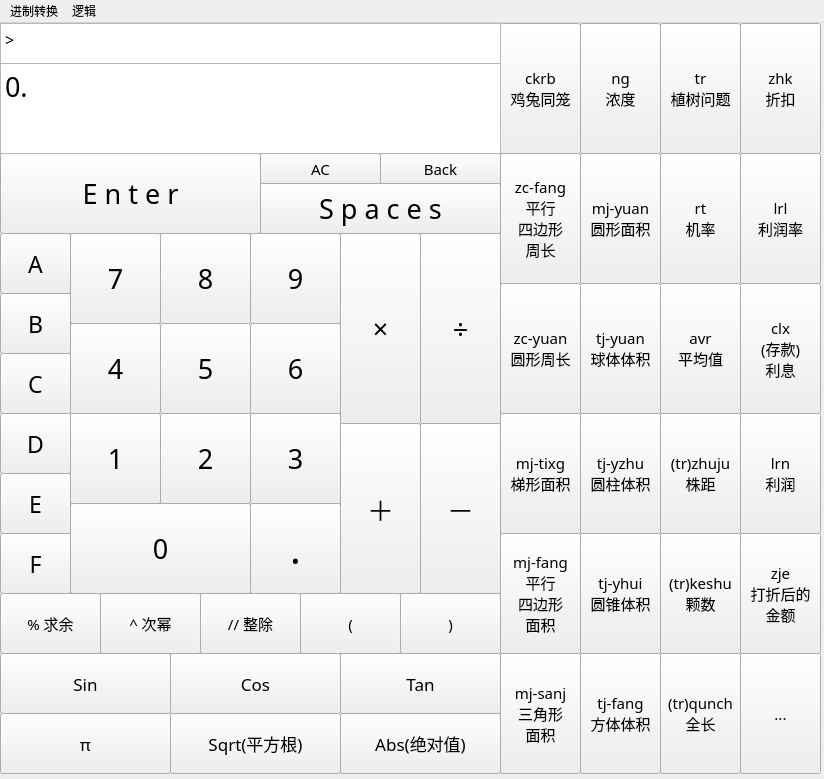
<?xml version="1.0" encoding="UTF-8"?>
<ui version="4.0">
 <class>MainWindow</class>
 <widget class="QMainWindow" name="MainWindow">
  <property name="geometry">
   <rect>
    <x>0</x>
    <y>0</y>
    <width>824</width>
    <height>779</height>
   </rect>
  </property>
  <property name="windowTitle">
   <string>Friendly</string>
  </property>
  <property name="iconSize">
   <size>
    <width>30</width>
    <height>30</height>
   </size>
  </property>
  <property name="toolButtonStyle">
   <enum>Qt::ToolButtonIconOnly</enum>
  </property>
  <widget class="QWidget" name="centralwidget">
   <widget class="QPushButton" name="tre">
    <property name="geometry">
     <rect>
      <x>660</x>
      <y>0</y>
      <width>81</width>
      <height>131</height>
     </rect>
    </property>
    <property name="font">
     <font>
      <family>Candara Light</family>
      <pointsize>11</pointsize>
     </font>
    </property>
    <property name="text">
     <string>tr
植树问题</string>
    </property>
   </widget>
   <widget class="QPushButton" name="rt">
    <property name="geometry">
     <rect>
      <x>660</x>
      <y>130</y>
      <width>81</width>
      <height>131</height>
     </rect>
    </property>
    <property name="font">
     <font>
      <family>Candara Light</family>
      <pointsize>11</pointsize>
     </font>
    </property>
    <property name="text">
     <string>rt
机率</string>
    </property>
   </widget>
   <widget class="QPushButton" name="avr">
    <property name="geometry">
     <rect>
      <x>660</x>
      <y>260</y>
      <width>81</width>
      <height>131</height>
     </rect>
    </property>
    <property name="font">
     <font>
      <family>Candara Light</family>
      <pointsize>11</pointsize>
     </font>
    </property>
    <property name="text">
     <string>avr
平均值</string>
    </property>
   </widget>
   <widget class="QPushButton" name="ng">
    <property name="geometry">
     <rect>
      <x>580</x>
      <y>0</y>
      <width>81</width>
      <height>131</height>
     </rect>
    </property>
    <property name="font">
     <font>
      <family>Candara Light</family>
      <pointsize>11</pointsize>
     </font>
    </property>
    <property name="text">
     <string>ng
浓度</string>
    </property>
   </widget>
   <widget class="QPushButton" name="ckrb">
    <property name="geometry">
     <rect>
      <x>500</x>
      <y>0</y>
      <width>81</width>
      <height>131</height>
     </rect>
    </property>
    <property name="font">
     <font>
      <family>Candara Light</family>
      <pointsize>11</pointsize>
     </font>
    </property>
    <property name="text">
     <string>ckrb
鸡兔同笼</string>
    </property>
    <property name="autoExclusive">
     <bool>false</bool>
    </property>
   </widget>
   <widget class="QPushButton" name="tj_yhui">
    <property name="geometry">
     <rect>
      <x>580</x>
      <y>510</y>
      <width>81</width>
      <height>121</height>
     </rect>
    </property>
    <property name="font">
     <font>
      <family>Candara Light</family>
      <pointsize>11</pointsize>
     </font>
    </property>
    <property name="text">
     <string>tj-yhui
圆锥体积</string>
    </property>
   </widget>
   <widget class="QPushButton" name="mj_yuan">
    <property name="geometry">
     <rect>
      <x>580</x>
      <y>130</y>
      <width>81</width>
      <height>131</height>
     </rect>
    </property>
    <property name="font">
     <font>
      <family>Candara Light</family>
      <pointsize>11</pointsize>
     </font>
    </property>
    <property name="text">
     <string>mj-yuan
圆形面积</string>
    </property>
   </widget>
   <widget class="QPushButton" name="tj_fang">
    <property name="geometry">
     <rect>
      <x>580</x>
      <y>630</y>
      <width>81</width>
      <height>121</height>
     </rect>
    </property>
    <property name="font">
     <font>
      <family>Candara Light</family>
      <pointsize>11</pointsize>
     </font>
    </property>
    <property name="text">
     <string>tj-fang
方体体积</string>
    </property>
   </widget>
   <widget class="QPushButton" name="tj_yuan">
    <property name="geometry">
     <rect>
      <x>580</x>
      <y>260</y>
      <width>81</width>
      <height>131</height>
     </rect>
    </property>
    <property name="font">
     <font>
      <family>Candara Light</family>
      <pointsize>11</pointsize>
     </font>
    </property>
    <property name="text">
     <string>tj-yuan
球体体积</string>
    </property>
   </widget>
   <widget class="QPushButton" name="tj_yzhu">
    <property name="geometry">
     <rect>
      <x>580</x>
      <y>390</y>
      <width>81</width>
      <height>121</height>
     </rect>
    </property>
    <property name="font">
     <font>
      <family>Candara Light</family>
      <pointsize>11</pointsize>
     </font>
    </property>
    <property name="text">
     <string>tj-yzhu
圆柱体积</string>
    </property>
   </widget>
   <widget class="QPushButton" name="mj_tixg">
    <property name="geometry">
     <rect>
      <x>500</x>
      <y>390</y>
      <width>81</width>
      <height>121</height>
     </rect>
    </property>
    <property name="font">
     <font>
      <family>Candara Light</family>
      <pointsize>11</pointsize>
     </font>
    </property>
    <property name="text">
     <string>mj-tixg
梯形面积</string>
    </property>
   </widget>
   <widget class="QPushButton" name="zc_yuan">
    <property name="geometry">
     <rect>
      <x>500</x>
      <y>260</y>
      <width>81</width>
      <height>131</height>
     </rect>
    </property>
    <property name="font">
     <font>
      <family>Candara Light</family>
      <pointsize>11</pointsize>
     </font>
    </property>
    <property name="text">
     <string>zc-yuan
圆形周长</string>
    </property>
   </widget>
   <widget class="QPushButton" name="mj_fang">
    <property name="geometry">
     <rect>
      <x>500</x>
      <y>510</y>
      <width>81</width>
      <height>121</height>
     </rect>
    </property>
    <property name="font">
     <font>
      <family>Candara Light</family>
      <pointsize>11</pointsize>
     </font>
    </property>
    <property name="text">
     <string>mj-fang
平行
四边形
面积</string>
    </property>
   </widget>
   <widget class="QPushButton" name="mj_sanj">
    <property name="geometry">
     <rect>
      <x>500</x>
      <y>630</y>
      <width>81</width>
      <height>121</height>
     </rect>
    </property>
    <property name="font">
     <font>
      <family>Candara Light</family>
      <pointsize>11</pointsize>
     </font>
    </property>
    <property name="text">
     <string>mj-sanj
三角形
面积</string>
    </property>
   </widget>
   <widget class="QToolButton" name="EnterButton">
    <property name="geometry">
     <rect>
      <x>0</x>
      <y>130</y>
      <width>261</width>
      <height>81</height>
     </rect>
    </property>
    <property name="font">
     <font>
      <family>Corbel Light</family>
      <pointsize>20</pointsize>
     </font>
    </property>
    <property name="styleSheet">
     <string notr="true"/>
    </property>
    <property name="text">
     <string>E n t e r</string>
    </property>
   </widget>
   <widget class="QPushButton" name="key7">
    <property name="geometry">
     <rect>
      <x>70</x>
      <y>210</y>
      <width>91</width>
      <height>91</height>
     </rect>
    </property>
    <property name="font">
     <font>
      <family>Microsoft JhengHei Light</family>
      <pointsize>20</pointsize>
     </font>
    </property>
    <property name="styleSheet">
     <string notr="true"/>
    </property>
    <property name="text">
     <string>7</string>
    </property>
   </widget>
   <widget class="QPushButton" name="key8">
    <property name="geometry">
     <rect>
      <x>160</x>
      <y>210</y>
      <width>91</width>
      <height>91</height>
     </rect>
    </property>
    <property name="font">
     <font>
      <family>Microsoft JhengHei Light</family>
      <pointsize>20</pointsize>
     </font>
    </property>
    <property name="styleSheet">
     <string notr="true"/>
    </property>
    <property name="text">
     <string>8</string>
    </property>
   </widget>
   <widget class="QPushButton" name="key9">
    <property name="geometry">
     <rect>
      <x>250</x>
      <y>210</y>
      <width>91</width>
      <height>91</height>
     </rect>
    </property>
    <property name="font">
     <font>
      <family>Microsoft JhengHei Light</family>
      <pointsize>20</pointsize>
     </font>
    </property>
    <property name="styleSheet">
     <string notr="true"/>
    </property>
    <property name="text">
     <string>9</string>
    </property>
   </widget>
   <widget class="QPushButton" name="key3">
    <property name="geometry">
     <rect>
      <x>250</x>
      <y>390</y>
      <width>91</width>
      <height>91</height>
     </rect>
    </property>
    <property name="font">
     <font>
      <family>Microsoft JhengHei Light</family>
      <pointsize>20</pointsize>
     </font>
    </property>
    <property name="styleSheet">
     <string notr="true"/>
    </property>
    <property name="text">
     <string>3</string>
    </property>
   </widget>
   <widget class="QPushButton" name="key1">
    <property name="geometry">
     <rect>
      <x>70</x>
      <y>390</y>
      <width>91</width>
      <height>91</height>
     </rect>
    </property>
    <property name="font">
     <font>
      <family>Microsoft JhengHei Light</family>
      <pointsize>20</pointsize>
     </font>
    </property>
    <property name="styleSheet">
     <string notr="true"/>
    </property>
    <property name="text">
     <string>1</string>
    </property>
   </widget>
   <widget class="QPushButton" name="key2">
    <property name="geometry">
     <rect>
      <x>160</x>
      <y>390</y>
      <width>91</width>
      <height>91</height>
     </rect>
    </property>
    <property name="font">
     <font>
      <family>Microsoft JhengHei Light</family>
      <pointsize>20</pointsize>
     </font>
    </property>
    <property name="styleSheet">
     <string notr="true"/>
    </property>
    <property name="text">
     <string>2</string>
    </property>
   </widget>
   <widget class="QPushButton" name="key6">
    <property name="geometry">
     <rect>
      <x>250</x>
      <y>300</y>
      <width>91</width>
      <height>91</height>
     </rect>
    </property>
    <property name="font">
     <font>
      <family>Microsoft JhengHei Light</family>
      <pointsize>20</pointsize>
     </font>
    </property>
    <property name="styleSheet">
     <string notr="true"/>
    </property>
    <property name="text">
     <string>6</string>
    </property>
   </widget>
   <widget class="QPushButton" name="key4">
    <property name="geometry">
     <rect>
      <x>70</x>
      <y>300</y>
      <width>91</width>
      <height>91</height>
     </rect>
    </property>
    <property name="font">
     <font>
      <family>Microsoft JhengHei Light</family>
      <pointsize>20</pointsize>
     </font>
    </property>
    <property name="styleSheet">
     <string notr="true"/>
    </property>
    <property name="text">
     <string>4</string>
    </property>
   </widget>
   <widget class="QPushButton" name="key5">
    <property name="geometry">
     <rect>
      <x>160</x>
      <y>300</y>
      <width>91</width>
      <height>91</height>
     </rect>
    </property>
    <property name="font">
     <font>
      <family>Microsoft JhengHei Light</family>
      <pointsize>20</pointsize>
     </font>
    </property>
    <property name="styleSheet">
     <string notr="true"/>
    </property>
    <property name="text">
     <string>5</string>
    </property>
   </widget>
   <widget class="QPushButton" name="key0">
    <property name="geometry">
     <rect>
      <x>70</x>
      <y>480</y>
      <width>181</width>
      <height>91</height>
     </rect>
    </property>
    <property name="font">
     <font>
      <family>Microsoft JhengHei Light</family>
      <pointsize>20</pointsize>
     </font>
    </property>
    <property name="styleSheet">
     <string notr="true"/>
    </property>
    <property name="text">
     <string>0</string>
    </property>
   </widget>
   <widget class="QPushButton" name="num_dot">
    <property name="geometry">
     <rect>
      <x>250</x>
      <y>480</y>
      <width>91</width>
      <height>91</height>
     </rect>
    </property>
    <property name="font">
     <font>
      <family>Microsoft JhengHei Light</family>
      <pointsize>30</pointsize>
     </font>
    </property>
    <property name="styleSheet">
     <string notr="true"/>
    </property>
    <property name="text">
     <string>.</string>
    </property>
   </widget>
   <widget class="QPushButton" name="Plus">
    <property name="geometry">
     <rect>
      <x>340</x>
      <y>400</y>
      <width>81</width>
      <height>171</height>
     </rect>
    </property>
    <property name="font">
     <font>
      <family>Microsoft JhengHei Light</family>
      <pointsize>20</pointsize>
     </font>
    </property>
    <property name="styleSheet">
     <string notr="true"/>
    </property>
    <property name="text">
     <string>＋</string>
    </property>
   </widget>
   <widget class="QPushButton" name="Times">
    <property name="geometry">
     <rect>
      <x>340</x>
      <y>210</y>
      <width>81</width>
      <height>191</height>
     </rect>
    </property>
    <property name="font">
     <font>
      <family>Microsoft JhengHei Light</family>
      <pointsize>20</pointsize>
     </font>
    </property>
    <property name="styleSheet">
     <string notr="true"/>
    </property>
    <property name="text">
     <string>×</string>
    </property>
   </widget>
   <widget class="QPushButton" name="Minus">
    <property name="geometry">
     <rect>
      <x>420</x>
      <y>400</y>
      <width>81</width>
      <height>171</height>
     </rect>
    </property>
    <property name="font">
     <font>
      <family>Microsoft JhengHei Light</family>
      <pointsize>20</pointsize>
     </font>
    </property>
    <property name="styleSheet">
     <string notr="true"/>
    </property>
    <property name="text">
     <string>－</string>
    </property>
   </widget>
   <widget class="QPushButton" name="Division">
    <property name="geometry">
     <rect>
      <x>420</x>
      <y>210</y>
      <width>81</width>
      <height>191</height>
     </rect>
    </property>
    <property name="font">
     <font>
      <family>Microsoft JhengHei Light</family>
      <pointsize>20</pointsize>
     </font>
    </property>
    <property name="styleSheet">
     <string notr="true"/>
    </property>
    <property name="text">
     <string>÷</string>
    </property>
   </widget>
   <widget class="QToolButton" name="Spaces">
    <property name="geometry">
     <rect>
      <x>260</x>
      <y>160</y>
      <width>241</width>
      <height>51</height>
     </rect>
    </property>
    <property name="font">
     <font>
      <family>Corbel Light</family>
      <pointsize>20</pointsize>
      <strikeout>false</strikeout>
      <kerning>true</kerning>
     </font>
    </property>
    <property name="text">
     <string>S p a c e s</string>
    </property>
   </widget>
   <widget class="QToolButton" name="AC">
    <property name="geometry">
     <rect>
      <x>260</x>
      <y>130</y>
      <width>121</width>
      <height>31</height>
     </rect>
    </property>
    <property name="font">
     <font>
      <family>Corbel Light</family>
      <pointsize>11</pointsize>
     </font>
    </property>
    <property name="text">
     <string>AC</string>
    </property>
   </widget>
   <widget class="QToolButton" name="BK">
    <property name="geometry">
     <rect>
      <x>380</x>
      <y>130</y>
      <width>121</width>
      <height>31</height>
     </rect>
    </property>
    <property name="font">
     <font>
      <family>Corbel Light</family>
      <pointsize>11</pointsize>
     </font>
    </property>
    <property name="text">
     <string>Back</string>
    </property>
   </widget>
   <widget class="QPushButton" name="sin">
    <property name="geometry">
     <rect>
      <x>0</x>
      <y>630</y>
      <width>171</width>
      <height>61</height>
     </rect>
    </property>
    <property name="font">
     <font>
      <family>Candara Light</family>
      <pointsize>13</pointsize>
     </font>
    </property>
    <property name="text">
     <string>Sin</string>
    </property>
   </widget>
   <widget class="QPushButton" name="tan">
    <property name="geometry">
     <rect>
      <x>340</x>
      <y>630</y>
      <width>161</width>
      <height>61</height>
     </rect>
    </property>
    <property name="font">
     <font>
      <family>Candara Light</family>
      <pointsize>13</pointsize>
     </font>
    </property>
    <property name="text">
     <string>Tan</string>
    </property>
   </widget>
   <widget class="QPushButton" name="cos">
    <property name="geometry">
     <rect>
      <x>170</x>
      <y>630</y>
      <width>171</width>
      <height>61</height>
     </rect>
    </property>
    <property name="font">
     <font>
      <family>Candara Light</family>
      <pointsize>13</pointsize>
     </font>
    </property>
    <property name="text">
     <string>Cos</string>
    </property>
   </widget>
   <widget class="QPushButton" name="abs">
    <property name="geometry">
     <rect>
      <x>340</x>
      <y>690</y>
      <width>161</width>
      <height>61</height>
     </rect>
    </property>
    <property name="font">
     <font>
      <family>Candara Light</family>
      <pointsize>13</pointsize>
     </font>
    </property>
    <property name="text">
     <string>Abs(绝对值)</string>
    </property>
   </widget>
   <widget class="QPushButton" name="sqrt">
    <property name="geometry">
     <rect>
      <x>170</x>
      <y>690</y>
      <width>171</width>
      <height>61</height>
     </rect>
    </property>
    <property name="font">
     <font>
      <family>Candara Light</family>
      <pointsize>13</pointsize>
     </font>
    </property>
    <property name="text">
     <string>Sqrt(平方根)</string>
    </property>
   </widget>
   <widget class="QPushButton" name="pie">
    <property name="geometry">
     <rect>
      <x>0</x>
      <y>690</y>
      <width>171</width>
      <height>61</height>
     </rect>
    </property>
    <property name="font">
     <font>
      <family>Candara Light</family>
      <pointsize>13</pointsize>
     </font>
    </property>
    <property name="text">
     <string>π</string>
    </property>
   </widget>
   <widget class="QPushButton" name="keshu">
    <property name="geometry">
     <rect>
      <x>660</x>
      <y>510</y>
      <width>81</width>
      <height>121</height>
     </rect>
    </property>
    <property name="font">
     <font>
      <family>Candara Light</family>
      <pointsize>11</pointsize>
     </font>
    </property>
    <property name="text">
     <string>(tr)keshu
颗数</string>
    </property>
    <property name="flat">
     <bool>false</bool>
    </property>
   </widget>
   <widget class="QPushButton" name="zhuju">
    <property name="geometry">
     <rect>
      <x>660</x>
      <y>390</y>
      <width>81</width>
      <height>121</height>
     </rect>
    </property>
    <property name="font">
     <font>
      <family>Candara Light</family>
      <pointsize>11</pointsize>
     </font>
    </property>
    <property name="text">
     <string>(tr)zhuju
株距</string>
    </property>
    <property name="flat">
     <bool>false</bool>
    </property>
   </widget>
   <widget class="QPushButton" name="qunch">
    <property name="geometry">
     <rect>
      <x>660</x>
      <y>630</y>
      <width>81</width>
      <height>121</height>
     </rect>
    </property>
    <property name="font">
     <font>
      <family>Candara Light</family>
      <pointsize>11</pointsize>
     </font>
    </property>
    <property name="text">
     <string>(tr)qunch
全长</string>
    </property>
    <property name="flat">
     <bool>false</bool>
    </property>
   </widget>
   <widget class="QPlainTextEdit" name="ResultNum">
    <property name="geometry">
     <rect>
      <x>0</x>
      <y>40</y>
      <width>501</width>
      <height>91</height>
     </rect>
    </property>
    <property name="font">
     <font>
      <family>Bahnschrift Light</family>
      <pointsize>20</pointsize>
     </font>
    </property>
    <property name="styleSheet">
     <string notr="true"/>
    </property>
    <property name="readOnly">
     <bool>true</bool>
    </property>
    <property name="plainText">
     <string>0.</string>
    </property>
   </widget>
   <widget class="QPlainTextEdit" name="Command">
    <property name="geometry">
     <rect>
      <x>0</x>
      <y>0</y>
      <width>501</width>
      <height>41</height>
     </rect>
    </property>
    <property name="font">
     <font>
      <family>Bahnschrift Light SemiCondensed</family>
      <pointsize>12</pointsize>
     </font>
    </property>
    <property name="readOnly">
     <bool>true</bool>
    </property>
    <property name="plainText">
     <string>&gt;</string>
    </property>
   </widget>
   <widget class="QPushButton" name="zc_fang">
    <property name="geometry">
     <rect>
      <x>500</x>
      <y>130</y>
      <width>81</width>
      <height>131</height>
     </rect>
    </property>
    <property name="font">
     <font>
      <family>Candara Light</family>
      <pointsize>11</pointsize>
     </font>
    </property>
    <property name="text">
     <string>zc-fang
平行
四边形
周长</string>
    </property>
   </widget>
   <widget class="QPushButton" name="key7_2">
    <property name="geometry">
     <rect>
      <x>0</x>
      <y>210</y>
      <width>71</width>
      <height>61</height>
     </rect>
    </property>
    <property name="font">
     <font>
      <family>Microsoft JhengHei Light</family>
      <pointsize>17</pointsize>
     </font>
    </property>
    <property name="styleSheet">
     <string notr="true"/>
    </property>
    <property name="text">
     <string>A</string>
    </property>
   </widget>
   <widget class="QPushButton" name="key4_2">
    <property name="geometry">
     <rect>
      <x>0</x>
      <y>270</y>
      <width>71</width>
      <height>61</height>
     </rect>
    </property>
    <property name="font">
     <font>
      <family>Microsoft JhengHei Light</family>
      <pointsize>17</pointsize>
     </font>
    </property>
    <property name="styleSheet">
     <string notr="true"/>
    </property>
    <property name="text">
     <string>B</string>
    </property>
   </widget>
   <widget class="QPushButton" name="key1_2">
    <property name="geometry">
     <rect>
      <x>0</x>
      <y>330</y>
      <width>71</width>
      <height>61</height>
     </rect>
    </property>
    <property name="font">
     <font>
      <family>Microsoft JhengHei Light</family>
      <pointsize>17</pointsize>
     </font>
    </property>
    <property name="styleSheet">
     <string notr="true"/>
    </property>
    <property name="text">
     <string>C</string>
    </property>
   </widget>
   <widget class="QPushButton" name="key7_3">
    <property name="geometry">
     <rect>
      <x>0</x>
      <y>390</y>
      <width>71</width>
      <height>61</height>
     </rect>
    </property>
    <property name="font">
     <font>
      <family>Microsoft JhengHei Light</family>
      <pointsize>17</pointsize>
     </font>
    </property>
    <property name="styleSheet">
     <string notr="true"/>
    </property>
    <property name="text">
     <string>D</string>
    </property>
   </widget>
   <widget class="QPushButton" name="key4_3">
    <property name="geometry">
     <rect>
      <x>0</x>
      <y>450</y>
      <width>71</width>
      <height>61</height>
     </rect>
    </property>
    <property name="font">
     <font>
      <family>Microsoft JhengHei Light</family>
      <pointsize>17</pointsize>
     </font>
    </property>
    <property name="styleSheet">
     <string notr="true"/>
    </property>
    <property name="text">
     <string>E</string>
    </property>
   </widget>
   <widget class="QPushButton" name="key1_3">
    <property name="geometry">
     <rect>
      <x>0</x>
      <y>510</y>
      <width>71</width>
      <height>61</height>
     </rect>
    </property>
    <property name="font">
     <font>
      <family>Microsoft JhengHei Light</family>
      <pointsize>17</pointsize>
     </font>
    </property>
    <property name="styleSheet">
     <string notr="true"/>
    </property>
    <property name="text">
     <string>F</string>
    </property>
   </widget>
   <widget class="QPushButton" name="lrl">
    <property name="geometry">
     <rect>
      <x>740</x>
      <y>130</y>
      <width>81</width>
      <height>131</height>
     </rect>
    </property>
    <property name="font">
     <font>
      <family>Candara Light</family>
      <pointsize>11</pointsize>
     </font>
    </property>
    <property name="text">
     <string>lrl
利润率</string>
    </property>
   </widget>
   <widget class="QPushButton" name="zhk">
    <property name="geometry">
     <rect>
      <x>740</x>
      <y>0</y>
      <width>81</width>
      <height>131</height>
     </rect>
    </property>
    <property name="font">
     <font>
      <family>Candara Light</family>
      <pointsize>11</pointsize>
     </font>
    </property>
    <property name="text">
     <string>zhk
折扣</string>
    </property>
   </widget>
   <widget class="QPushButton" name="zje">
    <property name="geometry">
     <rect>
      <x>740</x>
      <y>510</y>
      <width>81</width>
      <height>121</height>
     </rect>
    </property>
    <property name="font">
     <font>
      <family>Candara Light</family>
      <pointsize>11</pointsize>
     </font>
    </property>
    <property name="text">
     <string>zje
打折后的
金额</string>
    </property>
    <property name="flat">
     <bool>false</bool>
    </property>
   </widget>
   <widget class="QPushButton" name="n3">
    <property name="geometry">
     <rect>
      <x>740</x>
      <y>630</y>
      <width>81</width>
      <height>121</height>
     </rect>
    </property>
    <property name="font">
     <font>
      <family>Candara Light</family>
      <pointsize>11</pointsize>
     </font>
    </property>
    <property name="text">
     <string>...</string>
    </property>
    <property name="flat">
     <bool>false</bool>
    </property>
   </widget>
   <widget class="QPushButton" name="lrn">
    <property name="geometry">
     <rect>
      <x>740</x>
      <y>390</y>
      <width>81</width>
      <height>121</height>
     </rect>
    </property>
    <property name="font">
     <font>
      <family>Candara Light</family>
      <pointsize>11</pointsize>
     </font>
    </property>
    <property name="text">
     <string>lrn
利润</string>
    </property>
    <property name="flat">
     <bool>false</bool>
    </property>
   </widget>
   <widget class="QPushButton" name="clx">
    <property name="geometry">
     <rect>
      <x>740</x>
      <y>260</y>
      <width>81</width>
      <height>131</height>
     </rect>
    </property>
    <property name="font">
     <font>
      <family>Candara Light</family>
      <pointsize>11</pointsize>
     </font>
    </property>
    <property name="text">
     <string>clx
(存款)
利息</string>
    </property>
   </widget>
   <widget class="QPushButton" name="rightq">
    <property name="geometry">
     <rect>
      <x>400</x>
      <y>570</y>
      <width>101</width>
      <height>61</height>
     </rect>
    </property>
    <property name="font">
     <font>
      <family>Candara Light</family>
      <pointsize>11</pointsize>
     </font>
    </property>
    <property name="text">
     <string>)</string>
    </property>
   </widget>
   <widget class="QPushButton" name="Power">
    <property name="geometry">
     <rect>
      <x>100</x>
      <y>570</y>
      <width>101</width>
      <height>61</height>
     </rect>
    </property>
    <property name="font">
     <font>
      <family>Microsoft JhengHei Light</family>
      <pointsize>11</pointsize>
     </font>
    </property>
    <property name="text">
     <string>^ 次幂</string>
    </property>
   </widget>
   <widget class="QPushButton" name="leftq">
    <property name="geometry">
     <rect>
      <x>300</x>
      <y>570</y>
      <width>101</width>
      <height>61</height>
     </rect>
    </property>
    <property name="font">
     <font>
      <family>Candara Light</family>
      <pointsize>11</pointsize>
     </font>
    </property>
    <property name="text">
     <string>(</string>
    </property>
   </widget>
   <widget class="QPushButton" name="Exact">
    <property name="geometry">
     <rect>
      <x>200</x>
      <y>570</y>
      <width>101</width>
      <height>61</height>
     </rect>
    </property>
    <property name="font">
     <font>
      <family>Microsoft JhengHei Light</family>
      <pointsize>11</pointsize>
     </font>
    </property>
    <property name="text">
     <string>// 整除</string>
    </property>
   </widget>
   <widget class="QPushButton" name="Remainder">
    <property name="geometry">
     <rect>
      <x>0</x>
      <y>570</y>
      <width>101</width>
      <height>61</height>
     </rect>
    </property>
    <property name="font">
     <font>
      <family>Microsoft JhengHei Light</family>
      <pointsize>11</pointsize>
     </font>
    </property>
    <property name="text">
     <string>% 求余</string>
    </property>
   </widget>
  </widget>
  <widget class="QMenuBar" name="menuBar">
   <property name="geometry">
    <rect>
     <x>0</x>
     <y>0</y>
     <width>824</width>
     <height>26</height>
    </rect>
   </property>
   <widget class="QMenu" name="convert">
    <property name="title">
     <string>进制转换</string>
    </property>
    <addaction name="Tbin"/>
    <addaction name="Toct"/>
    <addaction name="Tdec"/>
    <addaction name="Thrx"/>
   </widget>
   <widget class="QMenu" name="Logic">
    <property name="title">
     <string>逻辑</string>
    </property>
    <addaction name="AND"/>
    <addaction name="OR"/>
    <addaction name="NOT"/>
    <addaction name="NAND"/>
    <addaction name="NOR"/>
    <addaction name="XOR"/>
    <addaction name="XNOR"/>
   </widget>
   <addaction name="convert"/>
   <addaction name="Logic"/>
  </widget>
  <action name="action">
   <property name="text">
    <string>打开算式...</string>
   </property>
  </action>
  <action name="Tbin">
   <property name="text">
    <string>2进制</string>
   </property>
  </action>
  <action name="Toct">
   <property name="text">
    <string>8进制</string>
   </property>
  </action>
  <action name="Tdec">
   <property name="text">
    <string>10进制</string>
   </property>
  </action>
  <action name="Thrx">
   <property name="text">
    <string>16进制</string>
   </property>
  </action>
  <action name="AND">
   <property name="text">
    <string>AND(与)</string>
   </property>
  </action>
  <action name="OR">
   <property name="text">
    <string>OR(或)</string>
   </property>
  </action>
  <action name="NOT">
   <property name="text">
    <string>NOT(非)</string>
   </property>
  </action>
  <action name="NAND">
   <property name="text">
    <string>NAND(与非)</string>
   </property>
  </action>
  <action name="NOR">
   <property name="text">
    <string>NOR(或非)</string>
   </property>
  </action>
  <action name="XOR">
   <property name="text">
    <string>XOR(异或)</string>
   </property>
  </action>
  <action name="XNOR">
   <property name="text">
    <string>XNOR(异或非)</string>
   </property>
  </action>
 </widget>
 <tabstops>
  <tabstop>key7</tabstop>
  <tabstop>key8</tabstop>
  <tabstop>key9</tabstop>
  <tabstop>key4</tabstop>
  <tabstop>key5</tabstop>
  <tabstop>key6</tabstop>
  <tabstop>key1</tabstop>
  <tabstop>key2</tabstop>
  <tabstop>key3</tabstop>
  <tabstop>key0</tabstop>
  <tabstop>num_dot</tabstop>
  <tabstop>Plus</tabstop>
  <tabstop>Minus</tabstop>
  <tabstop>Times</tabstop>
  <tabstop>Division</tabstop>
  <tabstop>key7_2</tabstop>
  <tabstop>key4_2</tabstop>
  <tabstop>key1_2</tabstop>
  <tabstop>key7_3</tabstop>
  <tabstop>key4_3</tabstop>
  <tabstop>key1_3</tabstop>
  <tabstop>sin</tabstop>
  <tabstop>cos</tabstop>
  <tabstop>tan</tabstop>
  <tabstop>pie</tabstop>
  <tabstop>sqrt</tabstop>
  <tabstop>abs</tabstop>
  <tabstop>EnterButton</tabstop>
  <tabstop>Spaces</tabstop>
  <tabstop>AC</tabstop>
  <tabstop>BK</tabstop>
  <tabstop>ckrb</tabstop>
  <tabstop>ng</tabstop>
  <tabstop>tre</tabstop>
  <tabstop>rt</tabstop>
  <tabstop>avr</tabstop>
  <tabstop>zhuju</tabstop>
  <tabstop>keshu</tabstop>
  <tabstop>qunch</tabstop>
  <tabstop>zc_fang</tabstop>
  <tabstop>zc_yuan</tabstop>
  <tabstop>mj_tixg</tabstop>
  <tabstop>mj_fang</tabstop>
  <tabstop>mj_sanj</tabstop>
  <tabstop>mj_yuan</tabstop>
  <tabstop>tj_yuan</tabstop>
  <tabstop>tj_yzhu</tabstop>
  <tabstop>tj_yhui</tabstop>
  <tabstop>tj_fang</tabstop>
  <tabstop>ResultNum</tabstop>
  <tabstop>Command</tabstop>
 </tabstops>
 <resources/>
 <connections/>
</ui>
